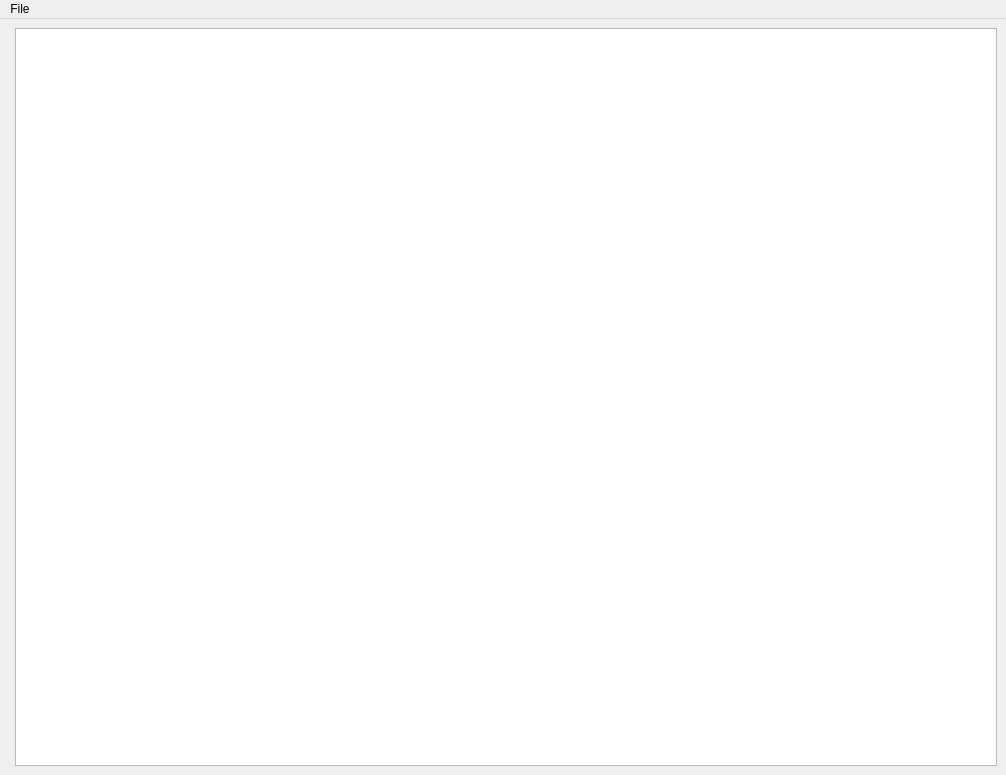
<?xml version="1.0" encoding="UTF-8"?>
<ui version="4.0">
 <class>FastCode</class>
 <widget class="QMainWindow" name="FastCode">
  <property name="geometry">
   <rect>
    <x>0</x>
    <y>0</y>
    <width>1006</width>
    <height>775</height>
   </rect>
  </property>
  <property name="windowTitle">
   <string>FastCode</string>
  </property>
  <widget class="QWidget" name="centralwidget">
   <layout class="QFormLayout" name="formLayout">
    <item row="0" column="1">
     <widget class="QTextEdit" name="textEdit">
      <property name="frameShadow">
       <enum>QFrame::Shadow::Raised</enum>
      </property>
      <property name="lineWidth">
       <number>10</number>
      </property>
      <property name="midLineWidth">
       <number>10</number>
      </property>
     </widget>
    </item>
   </layout>
  </widget>
  <widget class="QMenuBar" name="menuBar">
   <property name="geometry">
    <rect>
     <x>0</x>
     <y>0</y>
     <width>1006</width>
     <height>23</height>
    </rect>
   </property>
   <widget class="QMenu" name="menuFile">
    <property name="title">
     <string>File</string>
    </property>
    <addaction name="actionopen"/>
    <addaction name="actionsaveAs"/>
    <addaction name="actionsave"/>
   </widget>
   <addaction name="menuFile"/>
  </widget>
  <action name="actionOpen">
   <property name="text">
    <string>Open</string>
   </property>
  </action>
  <action name="actionSave">
   <property name="text">
    <string>Save</string>
   </property>
  </action>
  <action name="actionSave_As">
   <property name="text">
    <string>Save As</string>
   </property>
  </action>
  <action name="actionOpen_File">
   <property name="text">
    <string>Open File</string>
   </property>
  </action>
  <action name="actionopen">
   <property name="text">
    <string>Open</string>
   </property>
   <property name="shortcutContext">
    <enum>Qt::ShortcutContext::WindowShortcut</enum>
   </property>
  </action>
  <action name="actionsaveAs">
   <property name="text">
    <string>Save As</string>
   </property>
  </action>
  <action name="actionsave">
   <property name="text">
    <string>Save</string>
   </property>
  </action>
 </widget>
 <resources/>
 <connections/>
</ui>
